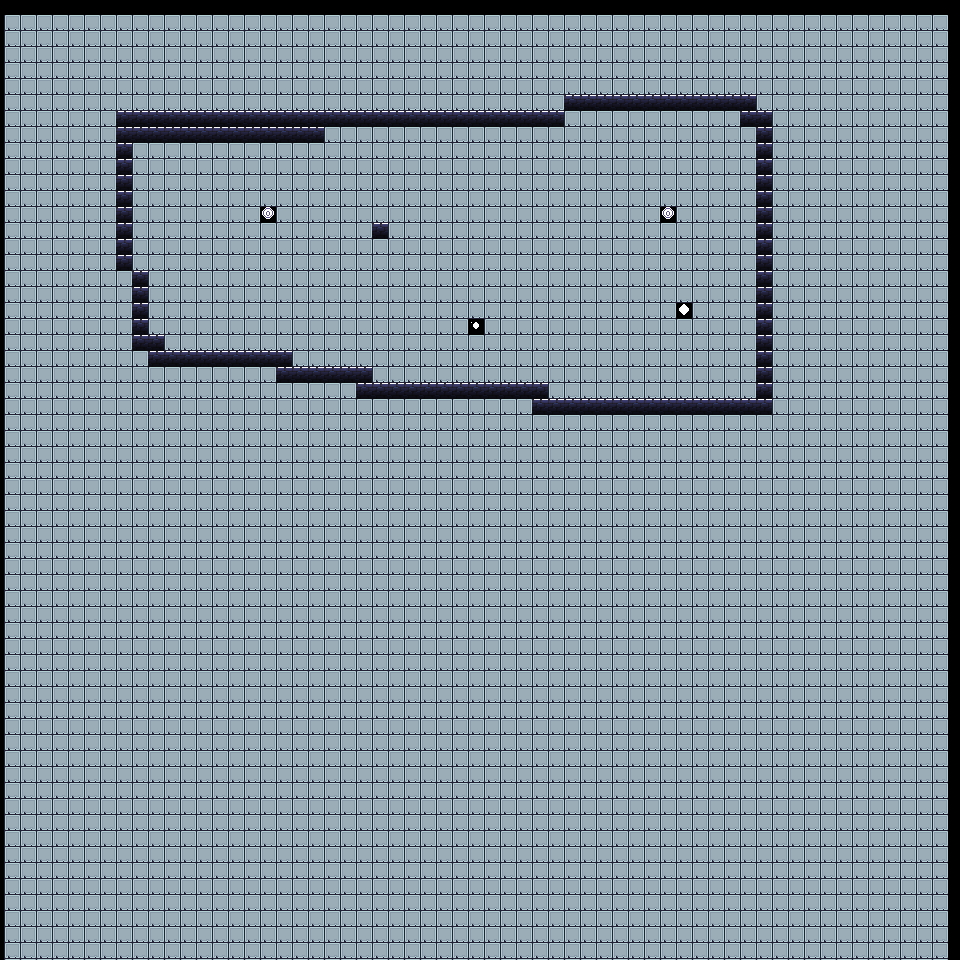

A 2D game scene composited from a Tiled map and its tileset images. What follows is a short description and the map's XML, with each tile layer's data collapsed to a summary:
An orthogonal 60x60 tile map with 16x16 px tiles, 1 tile layer (Tile Layer 1).

<map version="1.10" tiledversion="1.11.0" orientation="orthogonal" renderorder="right-down" width="60" height="60" tilewidth="16" tileheight="16" infinite="0" nextlayerid="2" nextobjectid="1">
 <tileset firstgid="1" source="supertileset.tsx" />
 <layer id="1" name="Tile Layer 1" width="60" height="60" offsetx="4.57252" offsety="15.2417">
  <data>[3600 cells, 3540 non-empty, 5 distinct tile ids]</data>
 </layer>
</map>
